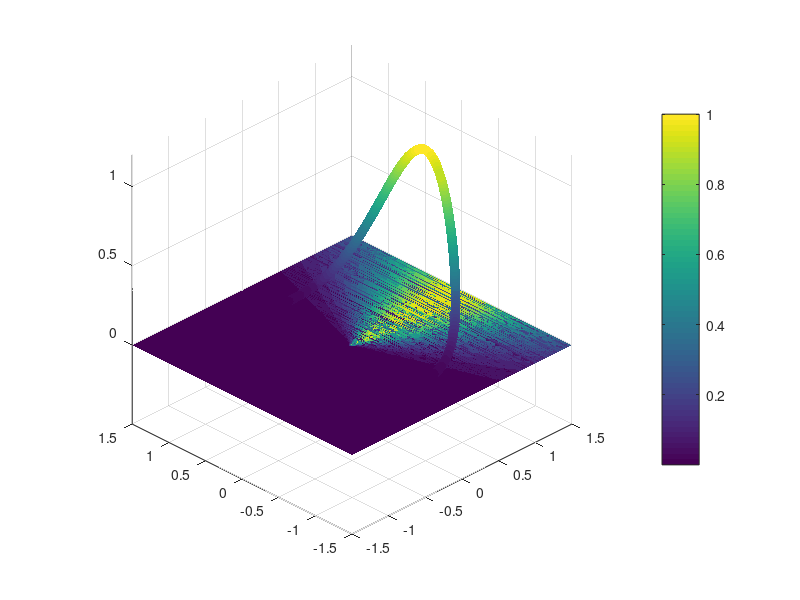

Write MATLAB code to recreate this figure. (Note: this script raises an error after producing the figure.)
%% Heat equation               
% on circle of radius R
%% Computational parameters    
Nx = 100;     Ny = 100;        % Grid size
Ntime = 1e2;  plotgap = 1;    % Number of time steps
%% Physical parameters         
nu = 1;  R = 1;                % Diffusivity and Raius
Lx = 2;  Ly = 2;               % Domain size
Tfinal = 1;                    % Length of the simulation
dx = 2*Lx/Nx; dy = 2*Ly/Ny;    % Spatial resolutions
dt = Tfinal/Ntime;             % Temporal resolution
%% Grids                       
x = dx-Lx:dx:Lx;
y = dy-Ly:dy:Ly;
[X, Y] = meshgrid(x, y);       % Embedding grid
XX = X(:);  YY = Y(:); 
[th, ~] = cart2pol(X, Y);
[cpx, cpy] = pol2cart(th, R);
cpxvec = cpx(:);   cpyvec = cpy(:); 
%% Initial Condition           
IC = @(x) exp(-2*x.^2);  % sin(4*x);
%% Operators                   
Ix = speye(Nx);  Iy = speye(Ny); I = kron(Ix, Iy);
Dxx = (circshift(Ix, [1, 0]) - 2*Ix + circshift(Ix, [-1, 0]))/(dx^2);
Dyy = (circshift(Iy, [1, 0]) - 2*Iy + circshift(Iy, [-1, 0]))/(dy^2);  
Lap = nu*(kron(Ix, Dyy) + kron(Dxx, Iy)); [Low, Up] = lu(I - dt*Lap);
%% Initial Plot                
u = IC(th(:));     fig1 = figure(1);
lims = [-1.5*R 1.5*R -1.5*R 1.5*R min(u)-0.5 max(u)+0.2];
s = scatter3(cpxvec, cpyvec, u, 50, u, 'filled'); hold on
[~, h] = contourf(x, y, IC(atan2(Y, X)), 20, 'linecolor', 'none');
colorbar, axis square, axis(lims), axis square, view([-45 30]), hold off
h.ContourZLevel = lims(5);     title('Time = 0', 'FontSize', 20);
%% Time Integration            
tic
for t = 1:Ntime         
    u = Up\(Low\u);             % Time step on the embedding grid   
    u = interp2(X, Y, reshape(u, Nx, Ny), cpx, cpy, 'cubic');   % Interpolation to the circle
    %u = ba_interp2(X, Y, reshape(u, Nx, Ny), cpx, cpy, 'cubic');
    u = u(:);
    if mod(t, plotgap) == 0             % Plotting
        s.ZData = u;  s.CData = u;  
        h.ZData = reshape(u, Nx, Ny);
        title(['Time = ', num2str(t*dt)])
        drawnow
    end
end
fprintf('Time integration took %2.1f seconds \n', toc)